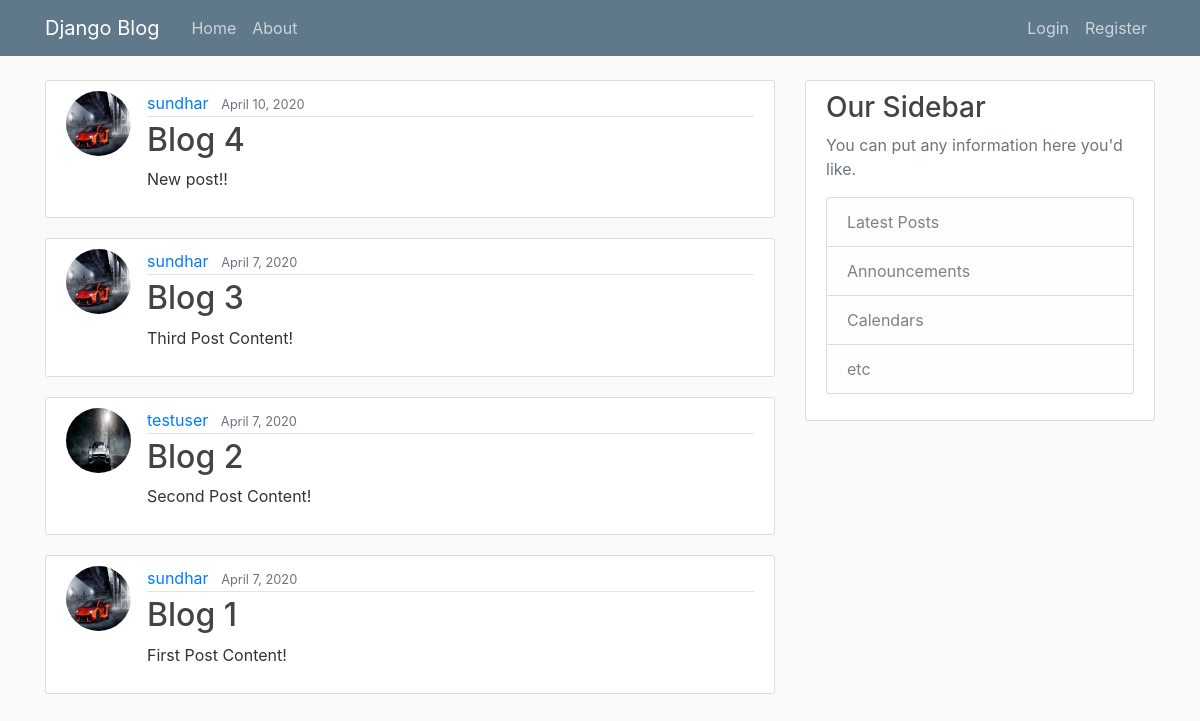
/, run on an earlier commit of the app's database.
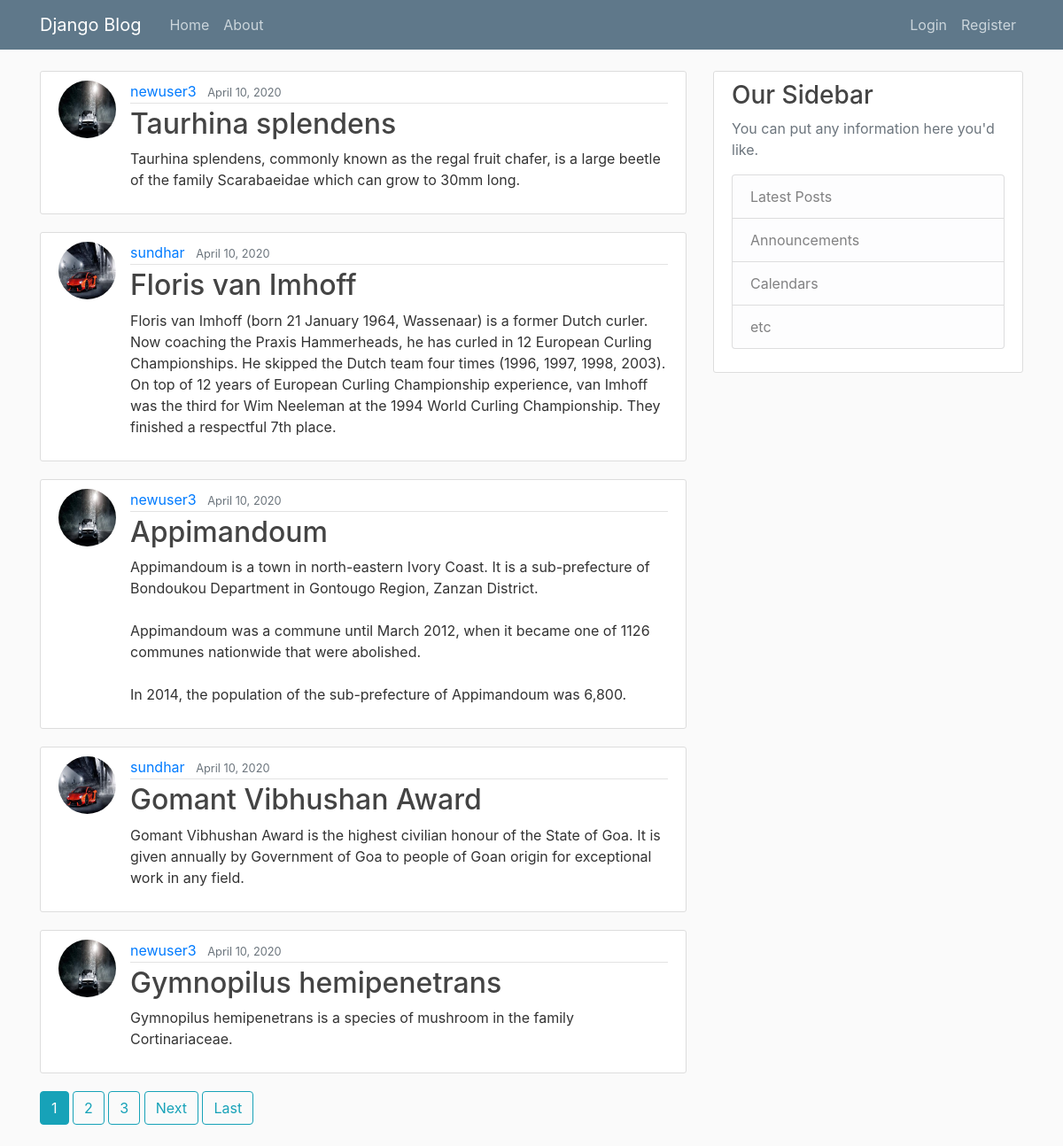
And on a later commit of the database.
### blog/models.py (models this page shows, shortened)
class Post(models.Model):
  title = models.CharField(max_length = 100)
  content = models.TextField()
  date_posted = models.DateTimeField(default=timezone.now)
  author = models.ForeignKey(User, on_delete=models.CASCADE) # Deletes the post if the user is deleted

### users/models.py (models this page shows, shortened)
class Profile(models.Model):
  user = models.OneToOneField(User, on_delete=models.CASCADE)
  image = models.ImageField(default='default.jpg', upload_to='profile_pics')

### blog/views.py (the view)
# urls.py: path('', PostListView.as_view(), name='blog-home'),
class PostListView(ListView):
  model = Post
  template_name = 'blog/home.html' # default: <app>/<model>_<viewtype>.html
  context_object_name = 'posts'
  ordering = ['-date_posted'] # shows newest posts first
  paginate_by = 5

### blog/templates/blog/home.html (shortened to what this page needs)
{% extends "blog/base.html" %}
{% block content %}
  {% for post in posts %}
    <article class="media content-section">
      <img src="{{ post.author.profile.image.url }}" alt="profile-image" id="src" class="rounded-circle article-img">
      <div class="media-body">
        <div class="article-metadata">
          <a class="mr-2" href="#">{{ post.author }}</a>
          <small class="text-muted">{{ post.date_posted|date:"F j, Y" }}</small>
        </div>
        <h2><a class="article-title" href="{% url 'post-detail' post.id %}">{{ post.title }}</a></h2>
        <p class="article-content">{{ post.content }}</p>
      </div>
    </article>
  {% endfor %}
  {% if is_paginated %}
    {% for num in page_obj.paginator.page_range %}
      {% if page_obj.number == num %}
        <a href="?page={{ num }}" class="btn btn-info mb-4">{{ num }}</a>
      {% elif num > page_obj.number|add:'-3' and num < page_obj.number|add:'3' %}
        <a href="?page={{ num }}" class="btn btn-outline-info mb-4">{{ num }}</a>
      {% endif %}
    {% endfor %}
    {% if page_obj.has_next %}
      <a href="?page={{ page_obj.next_page_number }}" class="btn btn-outline-info mb-4">Next</a>
      <a href="?page={{ page_obj.paginator.num_pages }}" class="btn btn-outline-info mb-4">Last</a>
    {% endif %}
  {% endif %}
{% endblock content %}

What changed in the data, as far as the page shows it:
no longer on this page (row edited): Post: author.profile.image (picture), author "sundhar", date_posted "April 10, 2020", title "Blog 4", content "New post!!"
no longer on this page (row edited): Post: author.profile.image (picture), author "sundhar", date_posted "April 7, 2020", title "Blog 3", content "Third Post Content!"
no longer on this page (row edited): Post: author.profile.image (placeholder picture), author "testuser", date_posted "April 7, 2020", title "Blog 2", content "Second Post Content!"
no longer on this page (row edited): Post: author.profile.image (picture), author "sundhar", date_posted "April 7, 2020", title "Blog 1", content "First Post Content!"
added Post: author.profile.image (placeholder picture), author "newuser3", date_posted "April 10, 2020", title "Taurhina splendens", content "Taurhina splendens, commonly known as the regal fruit chafer, is a large beetle of the family Scarabaeidae which can grow to 30mm long."
added Post: author.profile.image (picture), author "sundhar", date_posted "April 10, 2020", title "Floris van Imhoff", content "Floris van Imhoff (born 21 January 1964, Wassenaar) is a former Dutch curler. Now coaching the Praxis Hammerheads, he has curled in 12 European Curling Championships. He skipped the Dutch team four times (1996, 1997, 1998, 2003). On top of 12 years of European Curling Championship experience, van Imhoff was the third for Wim Neeleman at the 1994 World Curling Championship. They finished a respectful 7th place."
added Post: author.profile.image (placeholder picture), author "newuser3", date_posted "April 10, 2020", title "Appimandoum", content "Appimandoum is a town in north-eastern Ivory Coast. It is a sub-prefecture of Bondoukou Department in Gontougo Region, Zanzan District. Appimandoum was a commune until March 2012, when it became one of 1126 communes nationwide that were abolished. In 2014, the population of the sub-prefecture of Appimandoum was 6,800."
added Post: author.profile.image (picture), author "sundhar", date_posted "April 10, 2020", title "Gomant Vibhushan Award", content "Gomant Vibhushan Award is the highest civilian honour of the State of Goa. It is given annually by Government of Goa to people of Goan origin for exceptional work in any field."
added Post: author.profile.image (placeholder picture), author "newuser3", date_posted "April 10, 2020", title "Gymnopilus hemipenetrans", content "Gymnopilus hemipenetrans is a species of mushroom in the family Cortinariaceae."
Also different on the page:
new list line: "1"
new list line: "2"
new list line: "3"
text now shown: "Next Last"
